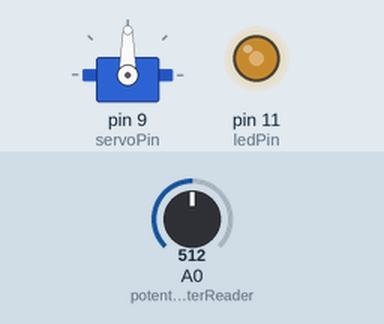
Simulated run of this sketch. Board: Arduino Uno, built with avr-gcc and run on an emulated ATmega328P. Parts: servo, output pins drawn as LEDs (lit = HIGH). The test bench sets the inputs (shaded band); at power-on: A0 (potentiometerReader) = 512.

Above: at 1.2 s.
1.3 s: A0 (potentiometerReader) set to 716
At 2.1 s:
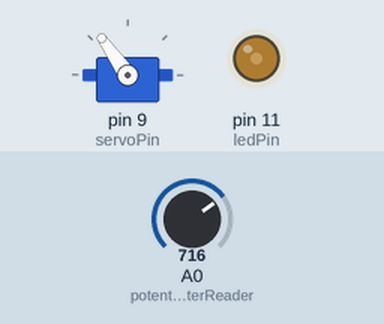
2.8 s: A0 (potentiometerReader) set to 900
At 3.2 s:
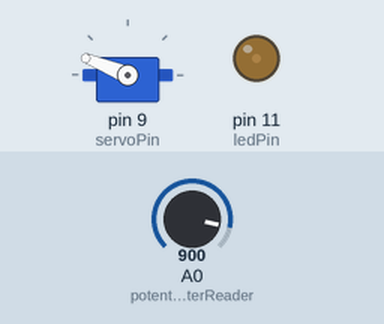
4.3 s: A0 (potentiometerReader) set to 1023
At 5.5 s:
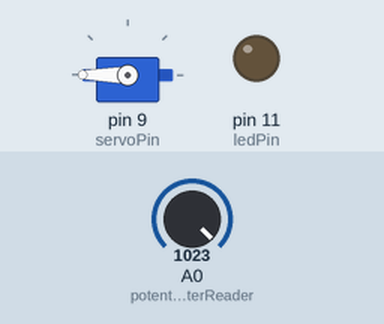
5.8 s: A0 (potentiometerReader) set to 511
At 6.7 s:
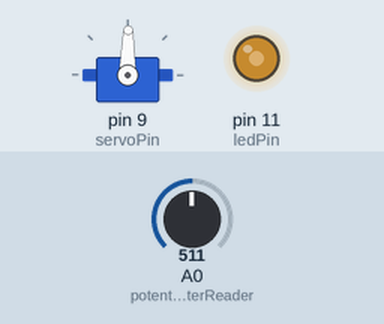
7.3 s: A0 (potentiometerReader) set to 306
At 7.8 s:
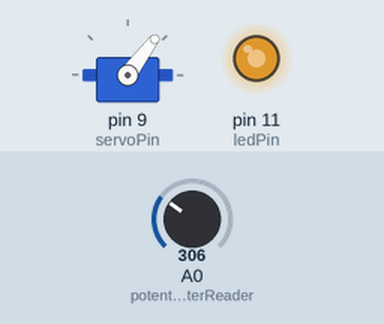
Timing chart, 0 to 9.8 s (numbered marks = the images above; inputs shaded):
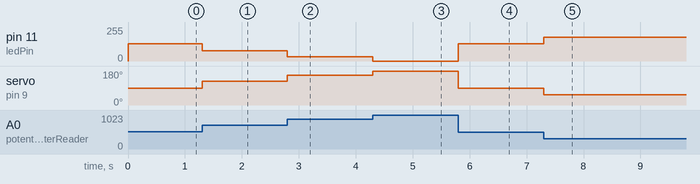

The sketch:

Lab_Sketch_11.ino
```cpp
#include <Servo.h>

# define servoPin 9
Servo servo;
# define ledPin 11
# define potentiometerReader A0

void setup() {
  // put your setup code here, to run once:
  Serial.begin(9600);
  pinMode(ledPin, OUTPUT);
  servo.attach(servoPin);
}

void loop() {
  // put your main code here, to run repeatedly:
  int reading = analogRead(potentiometerReader);
  int angle = map(reading, 0, 1023, 0, 180);
  servo.write(angle);

  int brightness = map(servo.read(), 0, 180, 255, 0);
  analogWrite(ledPin, brightness);

}
```

Measured:
- after the input at 1.3 s, pin 11 (ledPin): 128/255 → 78/255 at once; servo on pin 9 (servoPin): 90° → 125° at once
- after the input at 2.8 s, pin 11 (ledPin): 78/255 → 32/255 at once; servo on pin 9 (servoPin): 125° → 158° at once
- after the input at 4.3 s, pin 11 (ledPin): 32/255 → 0/255 at once; servo on pin 9 (servoPin): 158° → 180° at once
- after the input at 5.8 s, pin 11 (ledPin): 0/255 → 129/255 at once; servo on pin 9 (servoPin): 180° → 89° at once
- after the input at 7.3 s, pin 11 (ledPin): 129/255 → 180/255 at once; servo on pin 9 (servoPin): 89° → 53° at once
